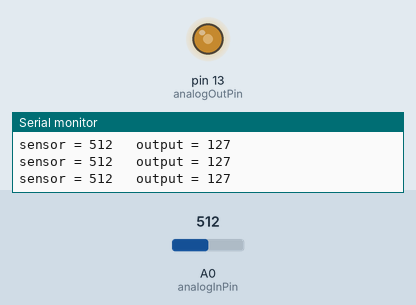
A sketch run on a simulated Arduino Mega 2560, built with avr-gcc and run on an emulated ATmega2560. Shown: output pins drawn as LEDs (lit = HIGH), the last lines printed to the serial monitor. The inputs (shaded band) are chosen by the test bench; at power-on: A0 (analogInPin) = 512.

Above: at 1.2 s.
1.3 s: A0 (analogInPin) set to 419
At 2.1 s:
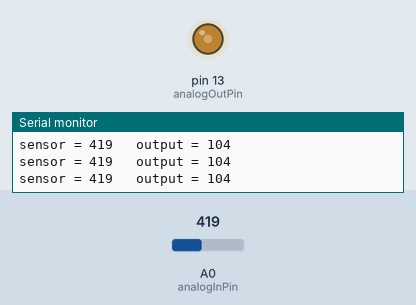
4.3 s: A0 (analogInPin) set to 384
At 5.5 s:
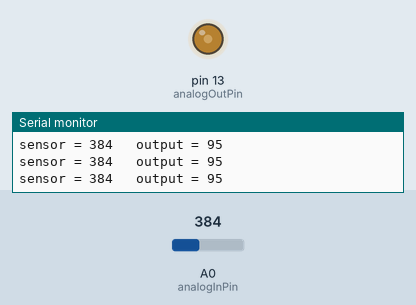
7.3 s: A0 (analogInPin) set to 716
At 8.0 s:
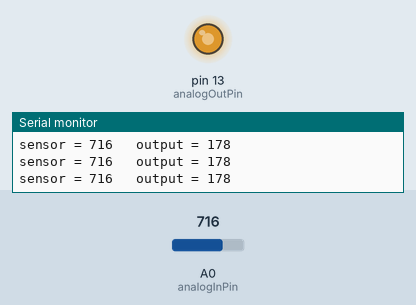
8.8 s: A0 (analogInPin) set to 990
At 9.6 s:
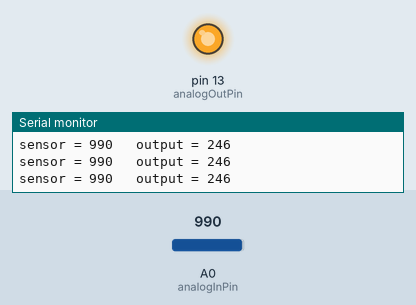
10.3 s: A0 (analogInPin) set to 1016
At 11.5 s:
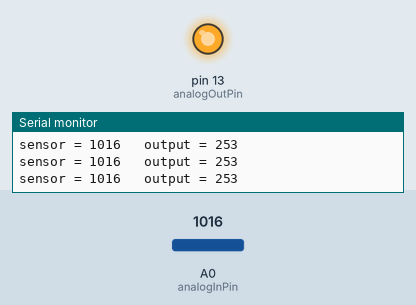
13.3 s: A0 (analogInPin) set to 0
At 14.1 s:
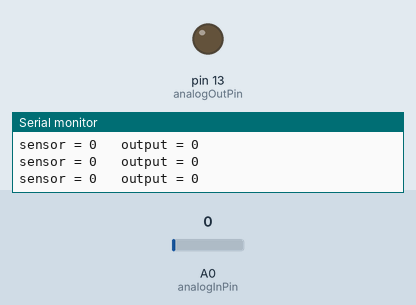
Timing chart, 0 to 15.8 s (numbered marks = the images above; inputs shaded):
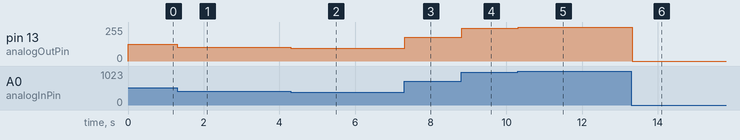

The sketch:

_3.Arduino_GPIO_Control.ino
```cpp
const int analogOutPin = 13;
const int analogInPin = A0;
int sensorValue = 0;
int outputValue = 0;

void setup() {
  Serial.begin(9600);
  Serial1.begin(57600);
}

void loop() {
  sensorValue = analogRead(analogInPin);
  outputValue = map(sensorValue, 0, 1023, 0, 255);
  analogWrite(analogOutPin, outputValue);
  Serial.print("sensor = ");
  Serial.print(sensorValue);
  Serial.print("\t output = ");
  Serial.println(outputValue);
  Serial1.write(outputValue);
  delay(2);
}
```

Measured:
- after the input at 1.3 s, pin 13 (analogOutPin): 127/255 → 104/255 at once
- after the input at 4.3 s, pin 13 (analogOutPin): 104/255 → 95/255 at once
- after the input at 7.3 s, pin 13 (analogOutPin): 95/255 → 178/255 at once
- after the input at 8.8 s, pin 13 (analogOutPin): 178/255 → 246/255 at once
- after the input at 10.3 s, pin 13 (analogOutPin): 246/255 → 253/255 at once
- after the input at 13.3 s, pin 13 (analogOutPin): 253/255 → 0/255 at once
